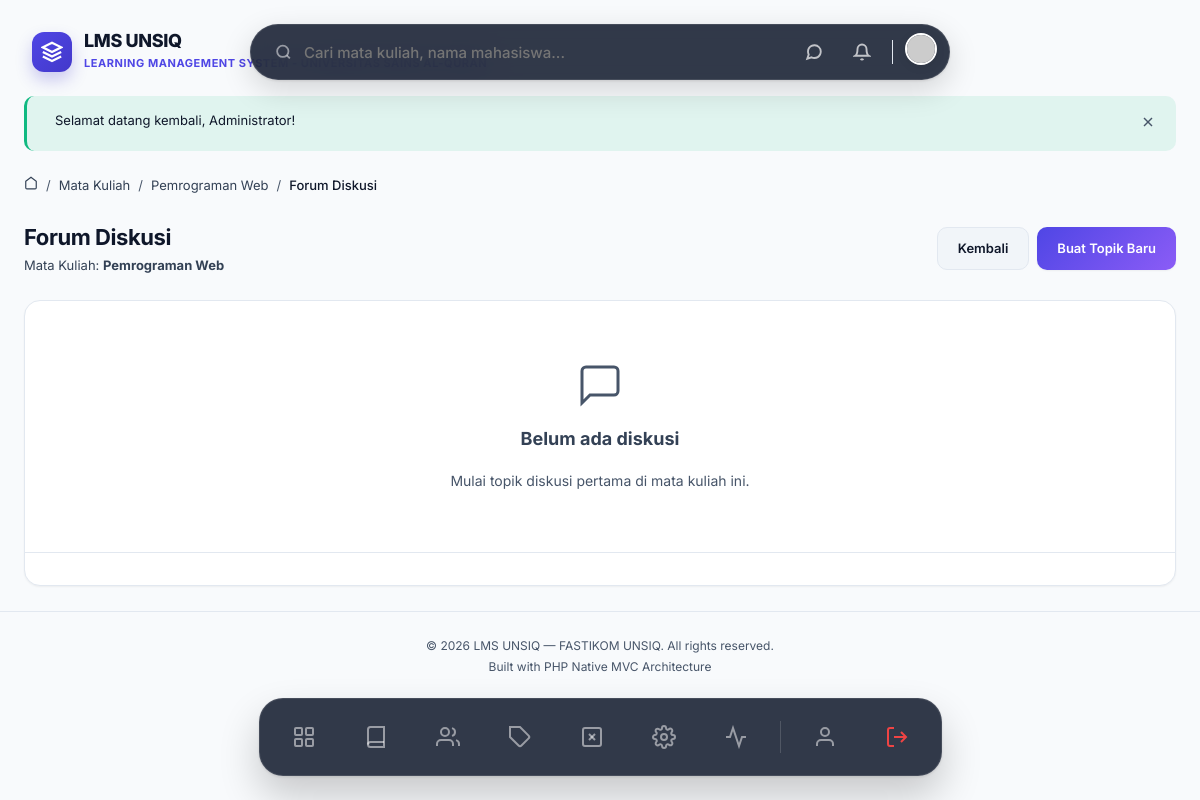
Page /courses/1/forum (signed in) on the committed database.
### tables this page shows
CREATE TABLE IF NOT EXISTS settings (
    id INT AUTO_INCREMENT PRIMARY KEY,
    key_name VARCHAR(100) NOT NULL UNIQUE,
    value TEXT NULL,
    group_name VARCHAR(50) NOT NULL DEFAULT 'general',
    description VARCHAR(255) NULL,
    INDEX idx_settings_group (group_name)
);

CREATE TABLE IF NOT EXISTS courses (
    id INT AUTO_INCREMENT PRIMARY KEY,
    dosen_id INT NOT NULL,
    category_id INT NULL,
    code VARCHAR(20) NOT NULL UNIQUE COMMENT 'Kode mata kuliah',
    name VARCHAR(200) NOT NULL,
    description TEXT NULL,
    thumbnail VARCHAR(255) NULL,
    sks INT NOT NULL DEFAULT 2,
    semester VARCHAR(20) NULL COMMENT 'Ganjil/Genap',
    academic_year VARCHAR(20) NULL COMMENT '2025/2026',
    status ENUM('draft', 'published', 'archived') NOT NULL DEFAULT 'draft',
    max_students INT NULL DEFAULT 40,
    created_at TIMESTAMP DEFAULT CURRENT_TIMESTAMP,
    updated_at TIMESTAMP DEFAULT CURRENT_TIMESTAMP ON UPDATE CURRENT_TIMESTAMP,
    FOREIGN KEY (dosen_id) REFERENCES users(id) ON DELETE CASCADE,
    FOREIGN KEY (category_id) REFERENCES categories(id) ON DELETE SET NULL,
    INDEX idx_courses_status (status),
    INDEX idx_courses_dosen (dosen_id),
    INDEX idx_courses_code (code)
);

### app/Views/forum/index.php (the view, shortened to what the rows shown need)
<div class="animate-fade-in">
    <div class="page-header">
        <div>
            <h1>Forum Diskusi</h1>
            <p class="text-muted">Mata Kuliah: <strong><?= e($course['name']) ?></strong></p>
        </div>
        <div class="btn-group">
            <a href="<?= url('/courses/' . $course['id']) ?>" class="btn btn-secondary">Kembali</a>
            <a href="<?= url('/courses/' . $course['id'] . '/forum/create') ?>" class="btn btn-primary">Buat Topik Baru</a>
        </div>
    </div>
    <div class="card">
        <div class="card-body" style="padding:0;">
            <?php if (empty($threads)): ?>
                <div class="empty-state" style="padding:60px 20px;">
                    <svg width="48" height="48" viewBox="0 0 24 24" fill="none" stroke="currentColor" stroke-width="1.5"><path d="M21 15a2 2 0 0 1-2 2H7l-4 4V5a2 2 0 0 1 2-2h14a2 2 0 0 1 2 2z"/></svg>
                    <h3>Belum ada diskusi</h3>
                    <p>Mulai topik diskusi pertama di mata kuliah ini.</p>
                </div>
            <?php endif; ?>
        </div>
        <div class="card-footer">
        </div>
    </div>
</div>

### app/Core/Router.php (shortened to what the rows shown need)
<?php
class Router
{
    private array $routes = [
        'GET'    => [],
        'POST'   => [],
        'PUT'    => [],
        'DELETE' => [],
    ];
    private function addRoute(string $method, string $uri, array $action, array $middleware = []): self
    {
        $this->routes[$method][] = [
            'uri'        => $uri,
            'controller' => $action[0],
            'method'     => $action[1],
            'middleware'  => $middleware,
        ];
        return $this;
    }
    public function dispatch(string $requestMethod, string $requestUri): void
    {
        $routes = $this->routes[$requestMethod] ?? [];
        foreach ($routes as $route) {
            $params = $this->matchRoute($route['uri'], $requestUri);
            if ($params !== false) {
                $methodName      = $route['method'];
                $controller = new $controllerClass();
                call_user_func_array([$controller, $methodName], $params);
                return;
            }
        }
        throw new Exceptions\NotFoundException("Route [{$requestMethod} {$requestUri}] not found.");
    }
    private function matchRoute(string $routeUri, string $requestUri): array|false
    {
        $pattern = preg_replace('/\{([a-zA-Z_]+)\}/', '([a-zA-Z0-9_-]+)', $routeUri);
        $pattern = '#^' . $pattern . '$#';
        if (preg_match($pattern, $requestUri, $matches)) {
            array_shift($matches);
            return $matches;
        }
        return false;
    }
}

### app/Views/partials/navbar.php (shortened to what the rows shown need)
<?php
$user = $currentUser ?? \App\Core\Session::user();
$notifCount = 0;
try {
    $notifModel = new \App\Models\Notification();
    $notifCount = $notifModel->countUnread($user['id'] ?? 0);
} catch (\Throwable $e) {}
?>
<div style="display: flex; justify-content: center; position: sticky; top: 24px; z-index: 999; margin-bottom: 24px; pointer-events: none; width: 100%;">
<?php
    $settingModel = new \App\Models\Setting();
    $siteName = $settingModel->getValue('site_name', 'LMS UNSIQ');
    $siteDesc = $settingModel->getValue('site_description', 'Portal Akademik');
    $siteLogo = $settingModel->getValue('site_logo');
?>
    <a href="<?= url('/dashboard') ?>" style="position: absolute; left: 32px; top: 50%; transform: translateY(-50%); pointer-events: auto; display: flex; align-items: center; gap: 12px; text-decoration: none; transition: transform 0.2s;" onmouseover="this.style.transform='translateY(-50%) scale(1.02)'" onmouseout="this.style.transform='translateY(-50%) scale(1)'">
        <?php if (!empty($siteLogo)): ?>
            <img src="<?= e(str_starts_with($siteLogo, 'http') ? $siteLogo : upload_url($siteLogo)) ?>" alt="Logo" style="width: 40px; height: 40px; border-radius: 8px; object-fit: contain;">
        <?php else: ?>
            <div style="width: 40px; height: 40px; background: linear-gradient(135deg, #4f46e5, #4338ca); border-radius: 12px; display: flex; justify-content: center; align-items: center; box-shadow: 0 8px 16px rgba(67,56,202,0.25);">
                <svg width="22" height="22" viewBox="0 0 24 24" fill="none" stroke="white" stroke-width="2.5"><path d="M12 2L2 7l10 5 10-5-10-5z"/><path d="M2 17l10 5 10-5"/><path d="M2 12l10 5 10-5"/></svg>
            </div>
        <?php endif; ?>
        <div>
            <h1 style="font-size: 18px; font-weight: 800; color: var(--text-primary); letter-spacing: -0.02em; margin: 0; line-height: 1.1;"><?= e($siteName) ?></h1>
            <span style="font-size: 11px; font-weight: 700; color: var(--accent-primary); letter-spacing: 0.05em; text-transform: uppercase;"><?= e($siteDesc) ?></span>
        </div>
    </a>
    <div style="pointer-events: auto; display: flex; justify-content: space-between; align-items: center; background: rgba(15, 23, 42, 0.85); backdrop-filter: blur(16px); padding: 8px 12px 8px 24px; border-radius: 999px; box-shadow: 0 10px 30px rgba(0,0,0,0.15), 0 1px 3px rgba(0,0,0,0.1); border: 1px solid rgba(255,255,255,0.1); width: 100%; max-width: 700px; transition: all 0.3s cubic-bezier(0.34, 1.56, 0.64, 1);">
        <form action="<?= url('/search') ?>" method="GET" style="display: flex; align-items: center; gap: 12px; flex: 1; margin:0;">
            <svg width="18" height="18" viewBox="0 0 24 24" fill="none" stroke="currentColor" stroke-width="2.5" style="color: rgba(255,255,255,0.5);"><circle cx="11" cy="11" r="8"/><line x1="21" y1="21" x2="16.65" y2="16.65"/></svg>
            <input type="text" name="q" placeholder="Cari mata kuliah, nama mahasiswa..." style="border: none; background: transparent; width: 100%; font-size: 15px; font-weight: 500; outline: none; color: white; font-family: inherit;" autocomplete="off">
        </form>
        <div style="display: flex; align-items: center; gap: 12px;">
            <a href="<?= url('/messages') ?>" style="position:relative; text-decoration: none; width: 36px; height: 36px; display: flex; align-items: center; justify-content: center; border-radius: 50%; color: rgba(255,255,255,0.7); transition: background 0.2s;" onmouseover="this.style.background='rgba(255,255,255,0.1)'" onmouseout="this.style.background='transparent'">
                <svg width="18" height="18" viewBox="0 0 24 24" fill="none" stroke="currentColor" stroke-width="2.5"><path d="M21 11.5a8.38 8.38 0 0 1-.9 3.8 8.5 8.5 0 0 1-7.6 4.7 8.38 8.38 0 0 1-3.8-.9L3 21l1.9-5.7a8.38 8.38 0 0 1-.9-3.8 8.5 8.5 0 0 1 4.7-7.6 8.38 8.38 0 0 1 3.8-.9h.5a8.48 8.48 0 0 1 8 8v.5z"/></svg>
            </a>
            <?php if ($notifCount > 0): ?>
            <a href="<?= url('/notifications') ?>" style="text-decoration: none; background: var(--bg-primary); padding: 6px 12px; border-radius: 99px; font-size: 13px; font-weight: 700; color: var(--accent-primary); border: 1px solid var(--border-color); display: flex; align-items: center; gap: 6px; box-shadow: 0 2px 4px rgba(0,0,0,0.02); transition: transform 0.2s;" onmouseover="this.style.transform='scale(1.05)'" onmouseout="this.style.transform='scale(1)'">
                <div style="width: 6px; height: 6px; background: var(--accent-success); border-radius: 50%;"></div>
                <?= $notifCount ?> Info
            </a>
            <?php else: ?>
            <a href="<?= url('/notifications') ?>" style="text-decoration: none; width: 36px; height: 36px; display: flex; align-items: center; justify-content: center; border-radius: 50%; color: rgba(255,255,255,0.7); transition: background 0.2s;" onmouseover="this.style.background='rgba(255,255,255,0.1)'" onmouseout="this.style.background='transparent'">
                <svg width="18" height="18" viewBox="0 0 24 24" fill="none" stroke="currentColor" stroke-width="2.5"><path d="M18 8A6 6 0 006 8c0 7-3 9-3 9h18s-3-2-3-9"/><path d="M13.73 21a2 2 0 01-3.46 0"/></svg>
            </a>
            <?php endif; ?>
            <a href="<?= url('/profile') ?>">
                <img src="<?= !empty($user['avatar']) ? upload_url($user['avatar']) : 'https://ui-avatars.com/api/?name='.urlencode($user['name'] ?? 'U').'&background=6366f1&color=fff' ?>" alt="Avatar" style="width: 32px; height: 32px; border-radius: 50%; box-shadow: 0 2px 8px rgba(0,0,0,0.1); border: 2px solid white; transition: transform 0.2s;" onmouseover="this.style.transform='scale(1.1)'" onmouseout="this.style.transform='scale(1)'">
            </a>
        </div>
    </div>
</div>

### rows in the picture
settings: value "LMS UNSIQ"
settings: value "LEARNING MANAGEMENT SYSTEM - UNIVERSITAS SAINS AL-QURAN"
courses: name "Pemrograman Web"

### other values in the picture
$message "Selamat datang kembali, Administrator!"
$crumb['label'] "Mata Kuliah"
$crumb['label'] "Pemrograman Web"
$crumb['label'] "Forum Diskusi"
